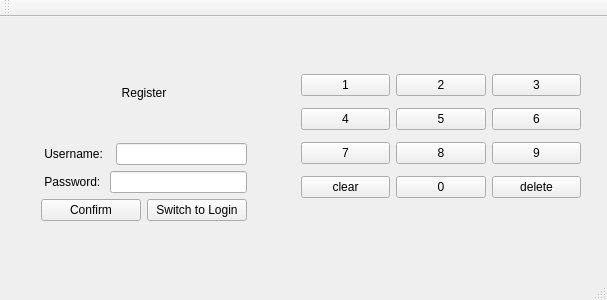
<?xml version="1.0" encoding="UTF-8"?>
<ui version="4.0">
 <class>LoginWindow</class>
 <widget class="QMainWindow" name="LoginWindow">
  <property name="geometry">
   <rect>
    <x>0</x>
    <y>0</y>
    <width>607</width>
    <height>300</height>
   </rect>
  </property>
  <property name="windowTitle">
   <string>MainWindow</string>
  </property>
  <property name="inputMethodHints">
   <set>Qt::ImhNone</set>
  </property>
  <widget class="QWidget" name="centralWidget">
   <widget class="QWidget" name="verticalLayoutWidget">
    <property name="geometry">
     <rect>
      <x>30</x>
      <y>20</y>
      <width>228</width>
      <height>195</height>
     </rect>
    </property>
    <layout class="QVBoxLayout" name="verticalLayout">
     <item>
      <widget class="QLabel" name="label_name">
       <property name="layoutDirection">
        <enum>Qt::LeftToRight</enum>
       </property>
       <property name="text">
        <string>Register</string>
       </property>
       <property name="alignment">
        <set>Qt::AlignCenter</set>
       </property>
      </widget>
     </item>
     <item>
      <layout class="QHBoxLayout" name="horizontalLayout_3">
       <item>
        <widget class="QLabel" name="label_2">
         <property name="text">
          <string> Username:  </string>
         </property>
        </widget>
       </item>
       <item>
        <widget class="QLineEdit" name="username_text"/>
       </item>
      </layout>
     </item>
     <item>
      <layout class="QHBoxLayout" name="horizontalLayout_9">
       <item>
        <widget class="QLabel" name="label_3">
         <property name="text">
          <string> Password: </string>
         </property>
        </widget>
       </item>
       <item>
        <widget class="QLineEdit" name="passwd_text">
         <property name="text">
          <string/>
         </property>
         <property name="echoMode">
          <enum>QLineEdit::Password</enum>
         </property>
        </widget>
       </item>
      </layout>
     </item>
     <item>
      <layout class="QHBoxLayout" name="horizontalLayout_2">
       <item>
        <widget class="QPushButton" name="confirm_btn">
         <property name="text">
          <string>Confirm</string>
         </property>
        </widget>
       </item>
       <item>
        <widget class="QPushButton" name="switch_btn">
         <property name="text">
          <string>Switch to Login</string>
         </property>
        </widget>
       </item>
      </layout>
     </item>
    </layout>
   </widget>
   <widget class="QWidget" name="gridLayoutWidget">
    <property name="geometry">
     <rect>
      <x>290</x>
      <y>40</y>
      <width>302</width>
      <height>161</height>
     </rect>
    </property>
    <layout class="QGridLayout" name="gridLayout">
     <item row="1" column="1">
      <widget class="QPushButton" name="btn5">
       <property name="text">
        <string>5</string>
       </property>
      </widget>
     </item>
     <item row="1" column="0">
      <widget class="QPushButton" name="btn4">
       <property name="text">
        <string>4</string>
       </property>
      </widget>
     </item>
     <item row="0" column="0">
      <widget class="QPushButton" name="btn1">
       <property name="text">
        <string>1</string>
       </property>
      </widget>
     </item>
     <item row="2" column="0">
      <widget class="QPushButton" name="btn7">
       <property name="text">
        <string>7</string>
       </property>
      </widget>
     </item>
     <item row="0" column="1">
      <widget class="QPushButton" name="btn2">
       <property name="text">
        <string>2</string>
       </property>
      </widget>
     </item>
     <item row="2" column="2">
      <widget class="QPushButton" name="btn9">
       <property name="text">
        <string>9</string>
       </property>
      </widget>
     </item>
     <item row="0" column="2">
      <widget class="QPushButton" name="btn3">
       <property name="text">
        <string>3</string>
       </property>
      </widget>
     </item>
     <item row="2" column="1">
      <widget class="QPushButton" name="btn8">
       <property name="text">
        <string>8</string>
       </property>
      </widget>
     </item>
     <item row="3" column="1">
      <widget class="QPushButton" name="btn0">
       <property name="text">
        <string>0</string>
       </property>
      </widget>
     </item>
     <item row="1" column="2">
      <widget class="QPushButton" name="btn6">
       <property name="text">
        <string>6</string>
       </property>
      </widget>
     </item>
     <item row="3" column="2">
      <widget class="QPushButton" name="btn_delete">
       <property name="text">
        <string>delete</string>
       </property>
      </widget>
     </item>
     <item row="3" column="0">
      <widget class="QPushButton" name="btn_clear">
       <property name="text">
        <string>clear</string>
       </property>
      </widget>
     </item>
    </layout>
   </widget>
  </widget>
  <widget class="QMenuBar" name="menuBar">
   <property name="geometry">
    <rect>
     <x>0</x>
     <y>0</y>
     <width>607</width>
     <height>23</height>
    </rect>
   </property>
  </widget>
  <widget class="QToolBar" name="mainToolBar">
   <attribute name="toolBarArea">
    <enum>TopToolBarArea</enum>
   </attribute>
   <attribute name="toolBarBreak">
    <bool>false</bool>
   </attribute>
  </widget>
  <widget class="QStatusBar" name="statusBar"/>
 </widget>
 <layoutdefault spacing="6" margin="11"/>
 <resources/>
 <connections/>
</ui>
